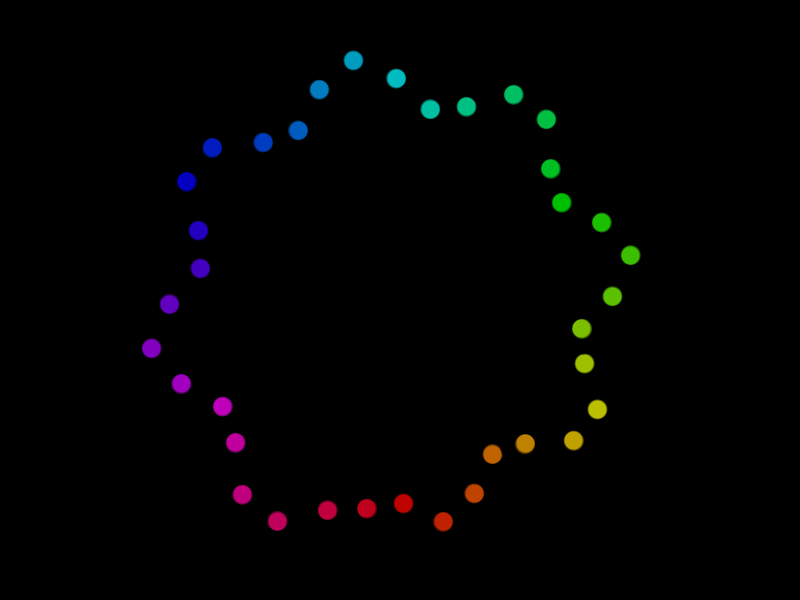
Frame 1 (no input)
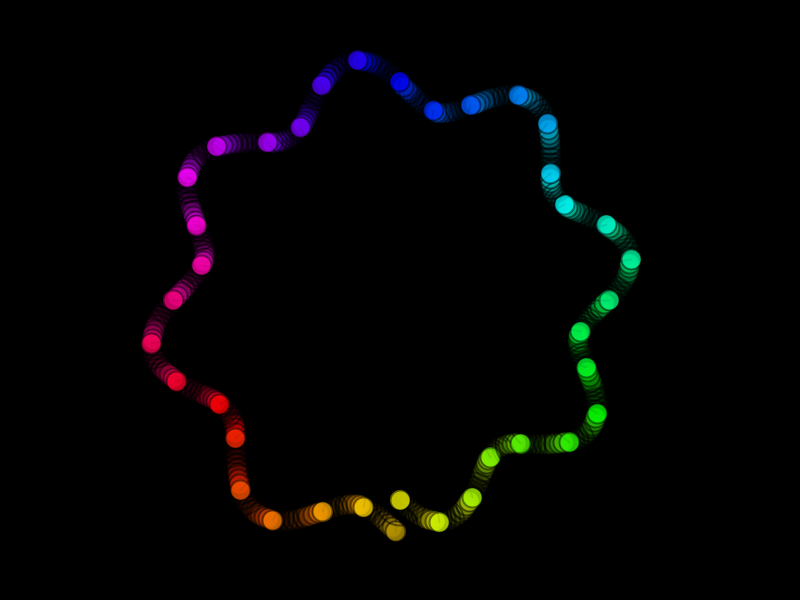
Frame 60 (the mouse pressed at the canvas centre just before this capture)
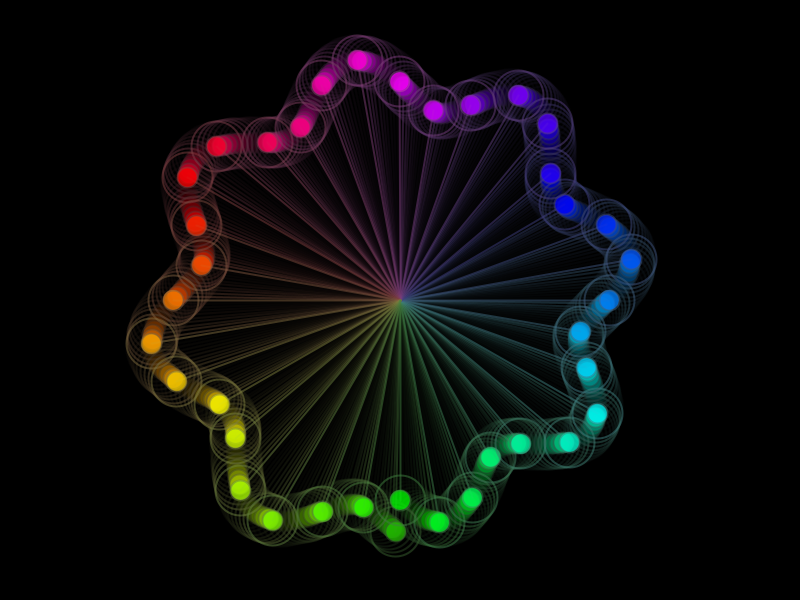
Frame 120 (the mouse held since frame 60 and released just before this capture)

The Processing sketch that drew these frames (run headless with seeded random() and noise(); from frame 60 on, the mouse is pressed at the canvas centre):

// Processing sketch: processing_4914
// ── processing_4914.pde

float radius = 200;
int offset = 0;
int hueVal = 0;

void setup()
{
  size(800, 600);
  frameRate(31);
  background(0);
  smooth();
  colorMode(HSB, 360, 100, 100, 100);
}

void draw()
{
  fill(0, 0, 0, 25);
  stroke(0,0);
  rect(0,0,800,600);
  int cX = 400;
  int cY = 300;
  
  offset++;
  offset%=10;
  
  hueVal++;
  hueVal%=360;
  
  for (int i = 0; i < 36; i++)
  {
    float dX;
    float dY;
    float rot = i*10 + offset;
    float ang = radians(rot);
    float vary = 25 * sin(radians(rot*8));
    
    float col = (i*10 + hueVal) % 360;
    float newRadius = i%60 + radius + vary;
    
    dX = sin(ang);
    dY = cos(ang);
    
    int mX = mouseX;
    int mY = mouseY;
    
    float relX = float(mouseX) / float(width);
    float relY = float(mouseY) / float(height);

    stroke(col, relX * 100,  relY * 100, 50);
    strokeWeight(2);
    line(cX, cY, (dX*newRadius) + cX, (dY*newRadius) + cY);
    fill(0,0);
    ellipse((dX*newRadius) + cX, (dY*newRadius) + cY, 50, 50);
    fill(col, 100, 100, 75);
    ellipse((dX*newRadius) + cX, (dY*newRadius) + cY, 20, 20);
    
  }
}
